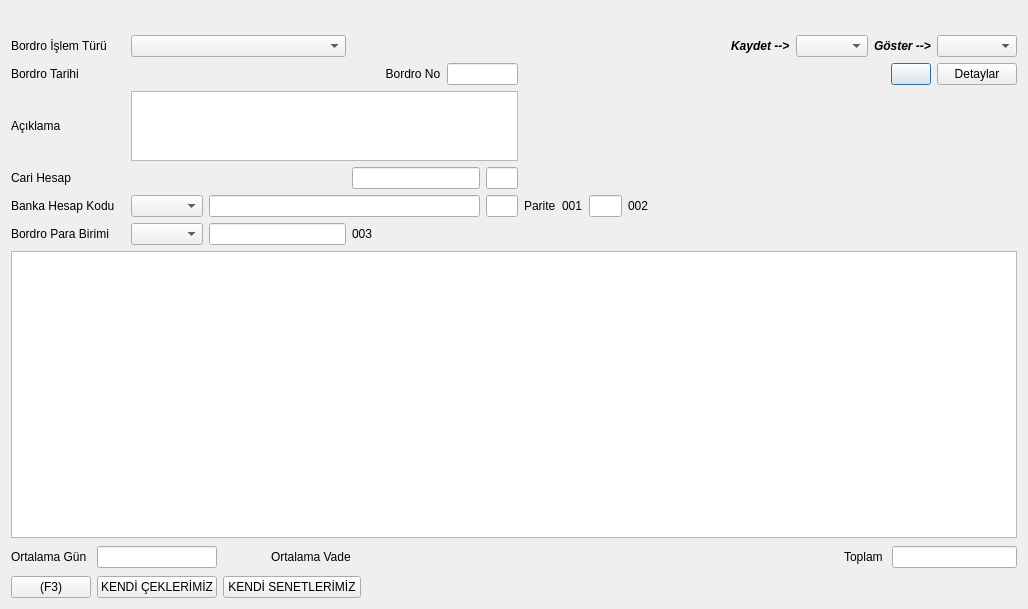
<?xml version="1.0" encoding="UTF-8"?>
<ui version="4.0">
 <class>CEK_SENET_BORDROSU_FISI</class>
 <widget class="QDialog" name="CEK_SENET_BORDROSU_FISI">
  <property name="geometry">
   <rect>
    <x>0</x>
    <y>0</y>
    <width>1028</width>
    <height>609</height>
   </rect>
  </property>
  <property name="sizePolicy">
   <sizepolicy hsizetype="Expanding" vsizetype="Expanding">
    <horstretch>0</horstretch>
    <verstretch>0</verstretch>
   </sizepolicy>
  </property>
  <property name="windowTitle">
   <string>Çek / Senet Bordrosu</string>
  </property>
  <layout class="QGridLayout" name="gridLayout_3" rowstretch="5,20,80,10">
   <item row="0" column="0">
    <widget class="QWidget" name="navigation_button_widget" native="true">
     <property name="sizePolicy">
      <sizepolicy hsizetype="Expanding" vsizetype="Expanding">
       <horstretch>0</horstretch>
       <verstretch>0</verstretch>
      </sizepolicy>
     </property>
    </widget>
   </item>
   <item row="1" column="0">
    <layout class="QGridLayout" name="gridLayout" rowstretch="1,2,0,0,1,1" columnstretch="1,5,10,4,1,5,5,10,1,5,15,5,5,5,5">
     <item row="1" column="0">
      <widget class="QLabel" name="label_6">
       <property name="sizePolicy">
        <sizepolicy hsizetype="Fixed" vsizetype="Fixed">
         <horstretch>0</horstretch>
         <verstretch>0</verstretch>
        </sizepolicy>
       </property>
       <property name="text">
        <string>Bordro Tarihi </string>
       </property>
      </widget>
     </item>
     <item row="1" column="1" colspan="3">
      <widget class="QAdakDate" name="adakDate_bordro_tarihi" native="true">
       <property name="minimumSize">
        <size>
         <width>242</width>
         <height>0</height>
        </size>
       </property>
       <property name="whatsThis">
        <string>Tarih WidgetÄ± </string>
       </property>
       <property name="QAdakDate" stdset="0">
        <rect>
         <x>0</x>
         <y>0</y>
         <width>100</width>
         <height>100</height>
        </rect>
       </property>
      </widget>
     </item>
     <item row="1" column="4">
      <widget class="QLabel" name="label">
       <property name="sizePolicy">
        <sizepolicy hsizetype="Fixed" vsizetype="Fixed">
         <horstretch>0</horstretch>
         <verstretch>0</verstretch>
        </sizepolicy>
       </property>
       <property name="text">
        <string>  Bordro No</string>
       </property>
       <property name="buddy">
        <cstring>lineedit_bordro_no</cstring>
       </property>
      </widget>
     </item>
     <item row="1" column="5" colspan="2">
      <widget class="QLineEdit" name="lineedit_bordro_no">
       <property name="enabled">
        <bool>true</bool>
       </property>
       <property name="sizePolicy">
        <sizepolicy hsizetype="Expanding" vsizetype="Fixed">
         <horstretch>0</horstretch>
         <verstretch>0</verstretch>
        </sizepolicy>
       </property>
       <property name="text">
        <string/>
       </property>
       <property name="readOnly">
        <bool>false</bool>
       </property>
      </widget>
     </item>
     <item row="2" column="0">
      <widget class="QLabel" name="label_5">
       <property name="sizePolicy">
        <sizepolicy hsizetype="Fixed" vsizetype="Fixed">
         <horstretch>0</horstretch>
         <verstretch>0</verstretch>
        </sizepolicy>
       </property>
       <property name="text">
        <string>Açıklama</string>
       </property>
      </widget>
     </item>
     <item row="2" column="1" colspan="6">
      <widget class="QLimitedTextEdit" name="limitedTextEdit_aciklama"/>
     </item>
     <item row="3" column="0">
      <widget class="QLabel" name="label_cari_hesap">
       <property name="sizePolicy">
        <sizepolicy hsizetype="Fixed" vsizetype="Fixed">
         <horstretch>0</horstretch>
         <verstretch>0</verstretch>
        </sizepolicy>
       </property>
       <property name="text">
        <string>Cari Hesap</string>
       </property>
       <property name="buddy">
        <cstring>lineedit_bordro_no</cstring>
       </property>
      </widget>
     </item>
     <item row="3" column="1" colspan="2">
      <widget class="QSearchEdit" name="searchEdit_cari_hesap_kodu" native="true">
       <property name="sizePolicy">
        <sizepolicy hsizetype="Expanding" vsizetype="Fixed">
         <horstretch>0</horstretch>
         <verstretch>0</verstretch>
        </sizepolicy>
       </property>
       <property name="whatsThis">
        <string>Arama widget. </string>
       </property>
       <property name="QSearchEdit" stdset="0">
        <rect>
         <x>0</x>
         <y>0</y>
         <width>100</width>
         <height>100</height>
        </rect>
       </property>
      </widget>
     </item>
     <item row="3" column="3" colspan="3">
      <widget class="QLineEdit" name="lineedit_cari_hesap_ismi">
       <property name="sizePolicy">
        <sizepolicy hsizetype="Expanding" vsizetype="Fixed">
         <horstretch>0</horstretch>
         <verstretch>0</verstretch>
        </sizepolicy>
       </property>
       <property name="focusPolicy">
        <enum>Qt::NoFocus</enum>
       </property>
       <property name="readOnly">
        <bool>true</bool>
       </property>
      </widget>
     </item>
     <item row="3" column="6">
      <widget class="QLineEdit" name="lineEdit_cari_para_birimi_kodu">
       <property name="focusPolicy">
        <enum>Qt::NoFocus</enum>
       </property>
       <property name="readOnly">
        <bool>true</bool>
       </property>
      </widget>
     </item>
     <item row="4" column="0">
      <widget class="QLabel" name="label_banka_hesap_kodu">
       <property name="sizePolicy">
        <sizepolicy hsizetype="Fixed" vsizetype="Fixed">
         <horstretch>0</horstretch>
         <verstretch>0</verstretch>
        </sizepolicy>
       </property>
       <property name="text">
        <string>Banka Hesap Kodu   </string>
       </property>
       <property name="buddy">
        <cstring>lineedit_bordro_no</cstring>
       </property>
      </widget>
     </item>
     <item row="4" column="1">
      <widget class="QComboBox" name="combobox_banka_hesap_kodu">
       <property name="sizePolicy">
        <sizepolicy hsizetype="Expanding" vsizetype="Fixed">
         <horstretch>0</horstretch>
         <verstretch>0</verstretch>
        </sizepolicy>
       </property>
       <property name="sizeAdjustPolicy">
        <enum>QComboBox::AdjustToMinimumContentsLength</enum>
       </property>
      </widget>
     </item>
     <item row="4" column="2" colspan="4">
      <widget class="QLineEdit" name="lineEdit_bnk_sube_bilgisi">
       <property name="focusPolicy">
        <enum>Qt::NoFocus</enum>
       </property>
       <property name="readOnly">
        <bool>true</bool>
       </property>
      </widget>
     </item>
     <item row="4" column="6">
      <widget class="QLineEdit" name="lineEdit_doviz_cinsi">
       <property name="focusPolicy">
        <enum>Qt::NoFocus</enum>
       </property>
       <property name="readOnly">
        <bool>true</bool>
       </property>
      </widget>
     </item>
     <item row="4" column="7">
      <widget class="QLabel" name="label_parite">
       <property name="sizePolicy">
        <sizepolicy hsizetype="Fixed" vsizetype="Fixed">
         <horstretch>0</horstretch>
         <verstretch>0</verstretch>
        </sizepolicy>
       </property>
       <property name="text">
        <string>Parite</string>
       </property>
      </widget>
     </item>
     <item row="5" column="0">
      <widget class="QLabel" name="label_3">
       <property name="sizePolicy">
        <sizepolicy hsizetype="Fixed" vsizetype="Fixed">
         <horstretch>0</horstretch>
         <verstretch>0</verstretch>
        </sizepolicy>
       </property>
       <property name="text">
        <string>Bordro Para Birimi   </string>
       </property>
      </widget>
     </item>
     <item row="5" column="1">
      <widget class="QComboBox" name="comboBox_bordro_para_birimi"/>
     </item>
     <item row="5" column="2">
      <widget class="QCommaEdit" name="commaEdit_doviz_kuru">
       <property name="whatsThis">
        <string>Sayilari formatina(Or:1,000,234.50) donusturur. </string>
       </property>
       <property name="QCommaEdit" stdset="0">
        <rect>
         <x>0</x>
         <y>0</y>
         <width>100</width>
         <height>100</height>
        </rect>
       </property>
      </widget>
     </item>
     <item row="5" column="3">
      <widget class="QLabel" name="label_temel_para_birimi">
       <property name="sizePolicy">
        <sizepolicy hsizetype="Fixed" vsizetype="Fixed">
         <horstretch>0</horstretch>
         <verstretch>0</verstretch>
        </sizepolicy>
       </property>
       <property name="text">
        <string>003</string>
       </property>
      </widget>
     </item>
     <item row="2" column="11">
      <spacer name="horizontalSpacer">
       <property name="orientation">
        <enum>Qt::Horizontal</enum>
       </property>
       <property name="sizeHint" stdset="0">
        <size>
         <width>13</width>
         <height>27</height>
        </size>
       </property>
      </spacer>
     </item>
     <item row="2" column="12">
      <spacer name="horizontalSpacer_9">
       <property name="orientation">
        <enum>Qt::Horizontal</enum>
       </property>
       <property name="sizeHint" stdset="0">
        <size>
         <width>40</width>
         <height>20</height>
        </size>
       </property>
      </spacer>
     </item>
     <item row="2" column="14">
      <spacer name="horizontalSpacer_6">
       <property name="orientation">
        <enum>Qt::Horizontal</enum>
       </property>
       <property name="sizeHint" stdset="0">
        <size>
         <width>13</width>
         <height>20</height>
        </size>
       </property>
      </spacer>
     </item>
     <item row="4" column="8">
      <widget class="QLabel" name="label_bordro_para_birimi">
       <property name="sizePolicy">
        <sizepolicy hsizetype="Fixed" vsizetype="Fixed">
         <horstretch>0</horstretch>
         <verstretch>0</verstretch>
        </sizepolicy>
       </property>
       <property name="text">
        <string>001</string>
       </property>
      </widget>
     </item>
     <item row="0" column="0">
      <widget class="QLabel" name="label_bordro_islem_turu">
       <property name="text">
        <string>Bordro İşlem Türü</string>
       </property>
      </widget>
     </item>
     <item row="0" column="1" colspan="2">
      <widget class="QComboBox" name="comboBox_bordro_islem_turu">
       <property name="sizePolicy">
        <sizepolicy hsizetype="Expanding" vsizetype="Fixed">
         <horstretch>0</horstretch>
         <verstretch>0</verstretch>
        </sizepolicy>
       </property>
      </widget>
     </item>
     <item row="0" column="14">
      <widget class="QComboBox" name="comboBox_fis_filtresi">
       <property name="sizePolicy">
        <sizepolicy hsizetype="Minimum" vsizetype="Fixed">
         <horstretch>0</horstretch>
         <verstretch>0</verstretch>
        </sizepolicy>
       </property>
       <property name="focusPolicy">
        <enum>Qt::NoFocus</enum>
       </property>
      </widget>
     </item>
     <item row="0" column="13">
      <widget class="QLabel" name="label_fis_filtresi">
       <property name="sizePolicy">
        <sizepolicy hsizetype="Fixed" vsizetype="Fixed">
         <horstretch>0</horstretch>
         <verstretch>0</verstretch>
        </sizepolicy>
       </property>
       <property name="font">
        <font>
         <weight>75</weight>
         <italic>true</italic>
         <bold>true</bold>
        </font>
       </property>
       <property name="text">
        <string>Göster --&gt;</string>
       </property>
      </widget>
     </item>
     <item row="0" column="12">
      <widget class="QComboBox" name="comboBox_sirket">
       <property name="sizePolicy">
        <sizepolicy hsizetype="Minimum" vsizetype="Fixed">
         <horstretch>0</horstretch>
         <verstretch>0</verstretch>
        </sizepolicy>
       </property>
      </widget>
     </item>
     <item row="0" column="11">
      <widget class="QLabel" name="label_sirket">
       <property name="sizePolicy">
        <sizepolicy hsizetype="Fixed" vsizetype="Fixed">
         <horstretch>0</horstretch>
         <verstretch>0</verstretch>
        </sizepolicy>
       </property>
       <property name="font">
        <font>
         <weight>75</weight>
         <italic>true</italic>
         <bold>true</bold>
        </font>
       </property>
       <property name="text">
        <string>Kaydet --&gt;</string>
       </property>
      </widget>
     </item>
     <item row="2" column="9">
      <spacer name="horizontalSpacer_3">
       <property name="orientation">
        <enum>Qt::Horizontal</enum>
       </property>
       <property name="sizeHint" stdset="0">
        <size>
         <width>40</width>
         <height>20</height>
        </size>
       </property>
      </spacer>
     </item>
     <item row="4" column="9">
      <widget class="QCommaEdit" name="commaEdit_parite">
       <property name="whatsThis">
        <string>Sayilari formatina(Or:1,000,234.50) donusturur. </string>
       </property>
       <property name="QCommaEdit" stdset="0">
        <rect>
         <x>0</x>
         <y>0</y>
         <width>100</width>
         <height>100</height>
        </rect>
       </property>
      </widget>
     </item>
     <item row="2" column="10">
      <spacer name="horizontalSpacer_5">
       <property name="orientation">
        <enum>Qt::Horizontal</enum>
       </property>
       <property name="sizeHint" stdset="0">
        <size>
         <width>40</width>
         <height>20</height>
        </size>
       </property>
      </spacer>
     </item>
     <item row="4" column="10">
      <widget class="QLabel" name="label_bnk_cari_para_birimi">
       <property name="sizePolicy">
        <sizepolicy hsizetype="Fixed" vsizetype="Fixed">
         <horstretch>0</horstretch>
         <verstretch>0</verstretch>
        </sizepolicy>
       </property>
       <property name="text">
        <string>002</string>
       </property>
      </widget>
     </item>
     <item row="1" column="14">
      <widget class="QPushButton" name="pushButton_detaylar">
       <property name="sizePolicy">
        <sizepolicy hsizetype="Expanding" vsizetype="Fixed">
         <horstretch>0</horstretch>
         <verstretch>0</verstretch>
        </sizepolicy>
       </property>
       <property name="focusPolicy">
        <enum>Qt::NoFocus</enum>
       </property>
       <property name="text">
        <string>Detaylar</string>
       </property>
      </widget>
     </item>
     <item row="1" column="13">
      <layout class="QGridLayout" name="gridLayout_4">
       <item row="0" column="0">
        <spacer name="horizontalSpacer_7">
         <property name="orientation">
          <enum>Qt::Horizontal</enum>
         </property>
         <property name="sizeHint" stdset="0">
          <size>
           <width>40</width>
           <height>20</height>
          </size>
         </property>
        </spacer>
       </item>
       <item row="0" column="1">
        <widget class="QPushButton" name="pushButton_urettigi_fisler">
         <property name="text">
          <string/>
         </property>
         <property name="icon">
          <iconset resource="../e9_icons.qrc">
           <normaloff>:/e9_icons/E9_ICONS/fisler.png</normaloff>:/e9_icons/E9_ICONS/fisler.png</iconset>
         </property>
        </widget>
       </item>
      </layout>
     </item>
    </layout>
   </item>
   <item row="2" column="0">
    <widget class="QTableWidget" name="tablewidget_bordro_satirlari"/>
   </item>
   <item row="3" column="0">
    <layout class="QGridLayout" name="gridLayout_2" rowstretch="1,0" columnstretch="1,2,2,1,1,1,10,1,1,6">
     <item row="0" column="0">
      <widget class="QLabel" name="label_ort_gun">
       <property name="sizePolicy">
        <sizepolicy hsizetype="Fixed" vsizetype="Fixed">
         <horstretch>0</horstretch>
         <verstretch>0</verstretch>
        </sizepolicy>
       </property>
       <property name="text">
        <string>Ortalama Gün </string>
       </property>
      </widget>
     </item>
     <item row="0" column="7">
      <spacer name="horizontalSpacer_12">
       <property name="orientation">
        <enum>Qt::Horizontal</enum>
       </property>
       <property name="sizeHint" stdset="0">
        <size>
         <width>13</width>
         <height>26</height>
        </size>
       </property>
      </spacer>
     </item>
     <item row="0" column="8">
      <widget class="QLabel" name="label_8">
       <property name="sizePolicy">
        <sizepolicy hsizetype="Fixed" vsizetype="Fixed">
         <horstretch>0</horstretch>
         <verstretch>0</verstretch>
        </sizepolicy>
       </property>
       <property name="layoutDirection">
        <enum>Qt::RightToLeft</enum>
       </property>
       <property name="text">
        <string>Toplam </string>
       </property>
       <property name="alignment">
        <set>Qt::AlignRight|Qt::AlignTrailing|Qt::AlignVCenter</set>
       </property>
      </widget>
     </item>
     <item row="0" column="9">
      <widget class="QCommaEdit" name="commaedit_toplam_cek_tutari">
       <property name="sizePolicy">
        <sizepolicy hsizetype="Expanding" vsizetype="Fixed">
         <horstretch>0</horstretch>
         <verstretch>0</verstretch>
        </sizepolicy>
       </property>
       <property name="focusPolicy">
        <enum>Qt::NoFocus</enum>
       </property>
       <property name="whatsThis">
        <string>Sayilari formatina(Or:1,000,234.50) donusturur. </string>
       </property>
       <property name="readOnly">
        <bool>true</bool>
       </property>
       <property name="QCommaEdit" stdset="0">
        <rect>
         <x>0</x>
         <y>0</y>
         <width>100</width>
         <height>100</height>
        </rect>
       </property>
      </widget>
     </item>
     <item row="1" column="0">
      <widget class="QPushButton" name="button_yazdir">
       <property name="sizePolicy">
        <sizepolicy hsizetype="Expanding" vsizetype="Fixed">
         <horstretch>0</horstretch>
         <verstretch>0</verstretch>
        </sizepolicy>
       </property>
       <property name="focusPolicy">
        <enum>Qt::NoFocus</enum>
       </property>
       <property name="text">
        <string>(F3)</string>
       </property>
       <property name="icon">
        <iconset resource="../e9_icons.qrc">
         <normaloff>:/e9_icons/E9_ICONS/yazdir_ikonu.png</normaloff>:/e9_icons/E9_ICONS/yazdir_ikonu.png</iconset>
       </property>
       <property name="iconSize">
        <size>
         <width>20</width>
         <height>20</height>
        </size>
       </property>
       <property name="shortcut">
        <string>F3</string>
       </property>
       <property name="autoDefault">
        <bool>false</bool>
       </property>
      </widget>
     </item>
     <item row="1" column="1">
      <widget class="QPushButton" name="buton_cek_kaydi">
       <property name="sizePolicy">
        <sizepolicy hsizetype="Expanding" vsizetype="Fixed">
         <horstretch>0</horstretch>
         <verstretch>0</verstretch>
        </sizepolicy>
       </property>
       <property name="focusPolicy">
        <enum>Qt::NoFocus</enum>
       </property>
       <property name="toolTip">
        <string/>
       </property>
       <property name="text">
        <string>KENDİ ÇEKLERİMİZ</string>
       </property>
       <property name="autoDefault">
        <bool>true</bool>
       </property>
      </widget>
     </item>
     <item row="1" column="2" colspan="2">
      <widget class="QPushButton" name="buton_senet_kaydi">
       <property name="sizePolicy">
        <sizepolicy hsizetype="Expanding" vsizetype="Fixed">
         <horstretch>0</horstretch>
         <verstretch>0</verstretch>
        </sizepolicy>
       </property>
       <property name="focusPolicy">
        <enum>Qt::NoFocus</enum>
       </property>
       <property name="text">
        <string>KENDİ SENETLERİMİZ</string>
       </property>
      </widget>
     </item>
     <item row="0" column="1">
      <widget class="QLineEdit" name="lineedit_ort_gun">
       <property name="enabled">
        <bool>true</bool>
       </property>
       <property name="sizePolicy">
        <sizepolicy hsizetype="Expanding" vsizetype="Fixed">
         <horstretch>0</horstretch>
         <verstretch>0</verstretch>
        </sizepolicy>
       </property>
       <property name="focusPolicy">
        <enum>Qt::NoFocus</enum>
       </property>
       <property name="text">
        <string/>
       </property>
       <property name="readOnly">
        <bool>false</bool>
       </property>
      </widget>
     </item>
     <item row="0" column="6">
      <spacer name="horizontalSpacer_4">
       <property name="orientation">
        <enum>Qt::Horizontal</enum>
       </property>
       <property name="sizeHint" stdset="0">
        <size>
         <width>40</width>
         <height>20</height>
        </size>
       </property>
      </spacer>
     </item>
     <item row="0" column="4" colspan="2">
      <widget class="QAdakDate" name="adakDate_vade" native="true">
       <property name="minimumSize">
        <size>
         <width>242</width>
         <height>0</height>
        </size>
       </property>
       <property name="maximumSize">
        <size>
         <width>242</width>
         <height>30</height>
        </size>
       </property>
       <property name="focusPolicy">
        <enum>Qt::NoFocus</enum>
       </property>
       <property name="whatsThis">
        <string>Tarih WidgetÄ± </string>
       </property>
       <property name="QAdakDate" stdset="0">
        <rect>
         <x>0</x>
         <y>0</y>
         <width>100</width>
         <height>100</height>
        </rect>
       </property>
      </widget>
     </item>
     <item row="0" column="3">
      <widget class="QLabel" name="label_vadesi">
       <property name="sizePolicy">
        <sizepolicy hsizetype="Fixed" vsizetype="Fixed">
         <horstretch>0</horstretch>
         <verstretch>0</verstretch>
        </sizepolicy>
       </property>
       <property name="text">
        <string>Ortalama Vade   </string>
       </property>
      </widget>
     </item>
    </layout>
   </item>
  </layout>
  <action name="action_satir_ekle">
   <property name="text">
    <string>Satır Ekle</string>
   </property>
  </action>
  <action name="action_satir_sil">
   <property name="text">
    <string>Satır Sil</string>
   </property>
  </action>
  <action name="action_satiri_tamamla">
   <property name="text">
    <string>Satiri Tamamla</string>
   </property>
   <property name="toolTip">
    <string>Satırdaki eksik bilgileri tamamlar.</string>
   </property>
   <property name="shortcut">
    <string>Ctrl+T</string>
   </property>
  </action>
 </widget>
 <customwidgets>
  <customwidget>
   <class>QAdakDate</class>
   <extends>QWidget</extends>
   <header>QAdakDate.h</header>
  </customwidget>
  <customwidget>
   <class>QCommaEdit</class>
   <extends>QLineEdit</extends>
   <header>QCommaEdit.h</header>
  </customwidget>
  <customwidget>
   <class>QLimitedTextEdit</class>
   <extends>QTextEdit</extends>
   <header>QLimitedTextEdit.h</header>
  </customwidget>
  <customwidget>
   <class>QSearchEdit</class>
   <extends>QWidget</extends>
   <header>QSearchEdit.h</header>
  </customwidget>
 </customwidgets>
 <tabstops>
  <tabstop>adakDate_bordro_tarihi</tabstop>
  <tabstop>lineedit_bordro_no</tabstop>
  <tabstop>limitedTextEdit_aciklama</tabstop>
  <tabstop>searchEdit_cari_hesap_kodu</tabstop>
  <tabstop>combobox_banka_hesap_kodu</tabstop>
  <tabstop>comboBox_bordro_para_birimi</tabstop>
  <tabstop>commaEdit_doviz_kuru</tabstop>
  <tabstop>tablewidget_bordro_satirlari</tabstop>
  <tabstop>button_yazdir</tabstop>
  <tabstop>buton_cek_kaydi</tabstop>
  <tabstop>buton_senet_kaydi</tabstop>
 </tabstops>
 <resources>
  <include location="../e9_icons.qrc"/>
 </resources>
 <connections/>
</ui>
